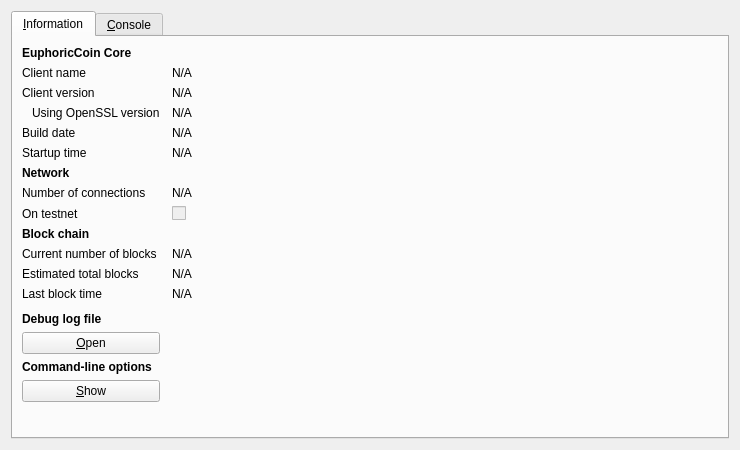
<?xml version="1.0" encoding="UTF-8"?>
<ui version="4.0">
 <class>RPCConsole</class>
 <widget class="QDialog" name="RPCConsole">
  <property name="geometry">
   <rect>
    <x>0</x>
    <y>0</y>
    <width>740</width>
    <height>450</height>
   </rect>
  </property>
  <property name="windowTitle">
   <string>EuphoricCoin - Debug window</string>
  </property>
  <layout class="QVBoxLayout" name="verticalLayout_2">
   <item>
    <widget class="QTabWidget" name="tabWidget">
     <property name="currentIndex">
      <number>0</number>
     </property>
     <widget class="QWidget" name="tab_info">
      <attribute name="title">
       <string>&amp;Information</string>
      </attribute>
      <layout class="QGridLayout" name="gridLayout" columnstretch="0,1">
       <property name="horizontalSpacing">
        <number>12</number>
       </property>
       <item row="0" column="0">
        <widget class="QLabel" name="label_9">
         <property name="font">
          <font>
           <weight>75</weight>
           <bold>true</bold>
          </font>
         </property>
         <property name="text">
          <string>EuphoricCoin Core</string>
         </property>
        </widget>
       </item>
       <item row="1" column="0">
        <widget class="QLabel" name="label_5">
         <property name="text">
          <string>Client name</string>
         </property>
        </widget>
       </item>
       <item row="1" column="1">
        <widget class="QLabel" name="clientName">
         <property name="cursor">
          <cursorShape>IBeamCursor</cursorShape>
         </property>
         <property name="text">
          <string>N/A</string>
         </property>
         <property name="textFormat">
          <enum>Qt::PlainText</enum>
         </property>
         <property name="textInteractionFlags">
          <set>Qt::LinksAccessibleByMouse|Qt::TextSelectableByKeyboard|Qt::TextSelectableByMouse</set>
         </property>
        </widget>
       </item>
       <item row="2" column="0">
        <widget class="QLabel" name="label_6">
         <property name="text">
          <string>Client version</string>
         </property>
        </widget>
       </item>
       <item row="2" column="1">
        <widget class="QLabel" name="clientVersion">
         <property name="cursor">
          <cursorShape>IBeamCursor</cursorShape>
         </property>
         <property name="text">
          <string>N/A</string>
         </property>
         <property name="textFormat">
          <enum>Qt::PlainText</enum>
         </property>
         <property name="textInteractionFlags">
          <set>Qt::LinksAccessibleByMouse|Qt::TextSelectableByKeyboard|Qt::TextSelectableByMouse</set>
         </property>
        </widget>
       </item>
       <item row="3" column="0">
        <widget class="QLabel" name="label_14">
         <property name="text">
          <string>Using OpenSSL version</string>
         </property>
         <property name="indent">
          <number>10</number>
         </property>
        </widget>
       </item>
       <item row="3" column="1">
        <widget class="QLabel" name="openSSLVersion">
         <property name="cursor">
          <cursorShape>IBeamCursor</cursorShape>
         </property>
         <property name="text">
          <string>N/A</string>
         </property>
         <property name="textFormat">
          <enum>Qt::PlainText</enum>
         </property>
         <property name="textInteractionFlags">
          <set>Qt::LinksAccessibleByMouse|Qt::TextSelectableByKeyboard|Qt::TextSelectableByMouse</set>
         </property>
        </widget>
       </item>
       <item row="4" column="0">
        <widget class="QLabel" name="label_12">
         <property name="text">
          <string>Build date</string>
         </property>
        </widget>
       </item>
       <item row="4" column="1">
        <widget class="QLabel" name="buildDate">
         <property name="cursor">
          <cursorShape>IBeamCursor</cursorShape>
         </property>
         <property name="text">
          <string>N/A</string>
         </property>
         <property name="textFormat">
          <enum>Qt::PlainText</enum>
         </property>
         <property name="textInteractionFlags">
          <set>Qt::LinksAccessibleByMouse|Qt::TextSelectableByKeyboard|Qt::TextSelectableByMouse</set>
         </property>
        </widget>
       </item>
       <item row="5" column="0">
        <widget class="QLabel" name="label_13">
         <property name="text">
          <string>Startup time</string>
         </property>
        </widget>
       </item>
       <item row="5" column="1">
        <widget class="QLabel" name="startupTime">
         <property name="cursor">
          <cursorShape>IBeamCursor</cursorShape>
         </property>
         <property name="text">
          <string>N/A</string>
         </property>
         <property name="textFormat">
          <enum>Qt::PlainText</enum>
         </property>
         <property name="textInteractionFlags">
          <set>Qt::LinksAccessibleByMouse|Qt::TextSelectableByKeyboard|Qt::TextSelectableByMouse</set>
         </property>
        </widget>
       </item>
       <item row="6" column="0">
        <widget class="QLabel" name="label_11">
         <property name="font">
          <font>
           <weight>75</weight>
           <bold>true</bold>
          </font>
         </property>
         <property name="text">
          <string>Network</string>
         </property>
        </widget>
       </item>
       <item row="7" column="0">
        <widget class="QLabel" name="label_7">
         <property name="text">
          <string>Number of connections</string>
         </property>
        </widget>
       </item>
       <item row="7" column="1">
        <widget class="QLabel" name="numberOfConnections">
         <property name="cursor">
          <cursorShape>IBeamCursor</cursorShape>
         </property>
         <property name="text">
          <string>N/A</string>
         </property>
         <property name="textFormat">
          <enum>Qt::PlainText</enum>
         </property>
         <property name="textInteractionFlags">
          <set>Qt::LinksAccessibleByMouse|Qt::TextSelectableByKeyboard|Qt::TextSelectableByMouse</set>
         </property>
        </widget>
       </item>
       <item row="8" column="0">
        <widget class="QLabel" name="label_8">
         <property name="text">
          <string>On testnet</string>
         </property>
        </widget>
       </item>
       <item row="8" column="1">
        <widget class="QCheckBox" name="isTestNet">
         <property name="enabled">
          <bool>false</bool>
         </property>
         <property name="text">
          <string/>
         </property>
        </widget>
       </item>
       <item row="9" column="0">
        <widget class="QLabel" name="label_10">
         <property name="font">
          <font>
           <weight>75</weight>
           <bold>true</bold>
          </font>
         </property>
         <property name="text">
          <string>Block chain</string>
         </property>
        </widget>
       </item>
       <item row="10" column="0">
        <widget class="QLabel" name="label_3">
         <property name="text">
          <string>Current number of blocks</string>
         </property>
        </widget>
       </item>
       <item row="10" column="1">
        <widget class="QLabel" name="numberOfBlocks">
         <property name="cursor">
          <cursorShape>IBeamCursor</cursorShape>
         </property>
         <property name="text">
          <string>N/A</string>
         </property>
         <property name="textFormat">
          <enum>Qt::PlainText</enum>
         </property>
         <property name="textInteractionFlags">
          <set>Qt::LinksAccessibleByMouse|Qt::TextSelectableByKeyboard|Qt::TextSelectableByMouse</set>
         </property>
        </widget>
       </item>
       <item row="11" column="0">
        <widget class="QLabel" name="label_4">
         <property name="text">
          <string>Estimated total blocks</string>
         </property>
        </widget>
       </item>
       <item row="11" column="1">
        <widget class="QLabel" name="totalBlocks">
         <property name="cursor">
          <cursorShape>IBeamCursor</cursorShape>
         </property>
         <property name="text">
          <string>N/A</string>
         </property>
         <property name="textFormat">
          <enum>Qt::PlainText</enum>
         </property>
         <property name="textInteractionFlags">
          <set>Qt::LinksAccessibleByMouse|Qt::TextSelectableByKeyboard|Qt::TextSelectableByMouse</set>
         </property>
        </widget>
       </item>
       <item row="12" column="0">
        <widget class="QLabel" name="label_2">
         <property name="text">
          <string>Last block time</string>
         </property>
        </widget>
       </item>
       <item row="12" column="1">
        <widget class="QLabel" name="lastBlockTime">
         <property name="cursor">
          <cursorShape>IBeamCursor</cursorShape>
         </property>
         <property name="text">
          <string>N/A</string>
         </property>
         <property name="textFormat">
          <enum>Qt::PlainText</enum>
         </property>
         <property name="textInteractionFlags">
          <set>Qt::LinksAccessibleByMouse|Qt::TextSelectableByKeyboard|Qt::TextSelectableByMouse</set>
         </property>
        </widget>
       </item>
       <item row="13" column="0">
        <spacer name="verticalSpacer_2">
         <property name="orientation">
          <enum>Qt::Vertical</enum>
         </property>
         <property name="sizeHint" stdset="0">
          <size>
           <width>20</width>
           <height>20</height>
          </size>
         </property>
        </spacer>
       </item>
       <item row="14" column="0">
        <widget class="QLabel" name="labelDebugLogfile">
         <property name="font">
          <font>
           <weight>75</weight>
           <bold>true</bold>
          </font>
         </property>
         <property name="text">
          <string>Debug log file</string>
         </property>
        </widget>
       </item>
       <item row="15" column="0">
        <widget class="QPushButton" name="openDebugLogfileButton">
         <property name="toolTip">
          <string>Open the EuphoricCoin debug log file from the current data directory. This can take a few seconds for large log files.</string>
         </property>
         <property name="text">
          <string>&amp;Open</string>
         </property>
         <property name="autoDefault">
          <bool>false</bool>
         </property>
        </widget>
       </item>
       <item row="16" column="0">
        <widget class="QLabel" name="labelCLOptions">
         <property name="font">
          <font>
           <weight>75</weight>
           <bold>true</bold>
          </font>
         </property>
         <property name="text">
          <string>Command-line options</string>
         </property>
        </widget>
       </item>
       <item row="17" column="0">
        <widget class="QPushButton" name="showCLOptionsButton">
         <property name="toolTip">
          <string>Show the EuphoricCoin-Qt help message to get a list with possible EuphoricCoin command-line options.</string>
         </property>
         <property name="text">
          <string>&amp;Show</string>
         </property>
         <property name="autoDefault">
          <bool>false</bool>
         </property>
        </widget>
       </item>
       <item row="18" column="0">
        <spacer name="verticalSpacer">
         <property name="orientation">
          <enum>Qt::Vertical</enum>
         </property>
         <property name="sizeHint" stdset="0">
          <size>
           <width>20</width>
           <height>40</height>
          </size>
         </property>
        </spacer>
       </item>
      </layout>
     </widget>
     <widget class="QWidget" name="tab_console">
      <attribute name="title">
       <string>&amp;Console</string>
      </attribute>
      <layout class="QVBoxLayout" name="verticalLayout_3">
       <property name="spacing">
        <number>3</number>
       </property>
       <item>
        <widget class="QTextEdit" name="messagesWidget">
         <property name="minimumSize">
          <size>
           <width>0</width>
           <height>100</height>
          </size>
         </property>
         <property name="readOnly">
          <bool>true</bool>
         </property>
         <property name="tabKeyNavigation" stdset="0">
          <bool>false</bool>
         </property>
         <property name="columnCount" stdset="0">
          <number>2</number>
         </property>
        </widget>
       </item>
       <item>
        <layout class="QHBoxLayout" name="horizontalLayout">
         <property name="spacing">
          <number>3</number>
         </property>
         <item>
          <widget class="QLabel" name="label">
           <property name="text">
            <string notr="true">&gt;</string>
           </property>
          </widget>
         </item>
         <item>
          <widget class="QLineEdit" name="lineEdit"/>
         </item>
         <item>
          <widget class="QPushButton" name="clearButton">
           <property name="maximumSize">
            <size>
             <width>24</width>
             <height>24</height>
            </size>
           </property>
           <property name="toolTip">
            <string>Clear console</string>
           </property>
           <property name="text">
            <string/>
           </property>
           <property name="icon">
            <iconset resource="../bitcoin.qrc">
             <normaloff>:/icons/remove</normaloff>:/icons/remove</iconset>
           </property>
           <property name="shortcut">
            <string notr="true">Ctrl+L</string>
           </property>
           <property name="autoDefault">
            <bool>false</bool>
           </property>
          </widget>
         </item>
        </layout>
       </item>
      </layout>
     </widget>
    </widget>
   </item>
  </layout>
 </widget>
 <resources>
  <include location="../bitcoin.qrc"/>
 </resources>
 <connections/>
</ui>
